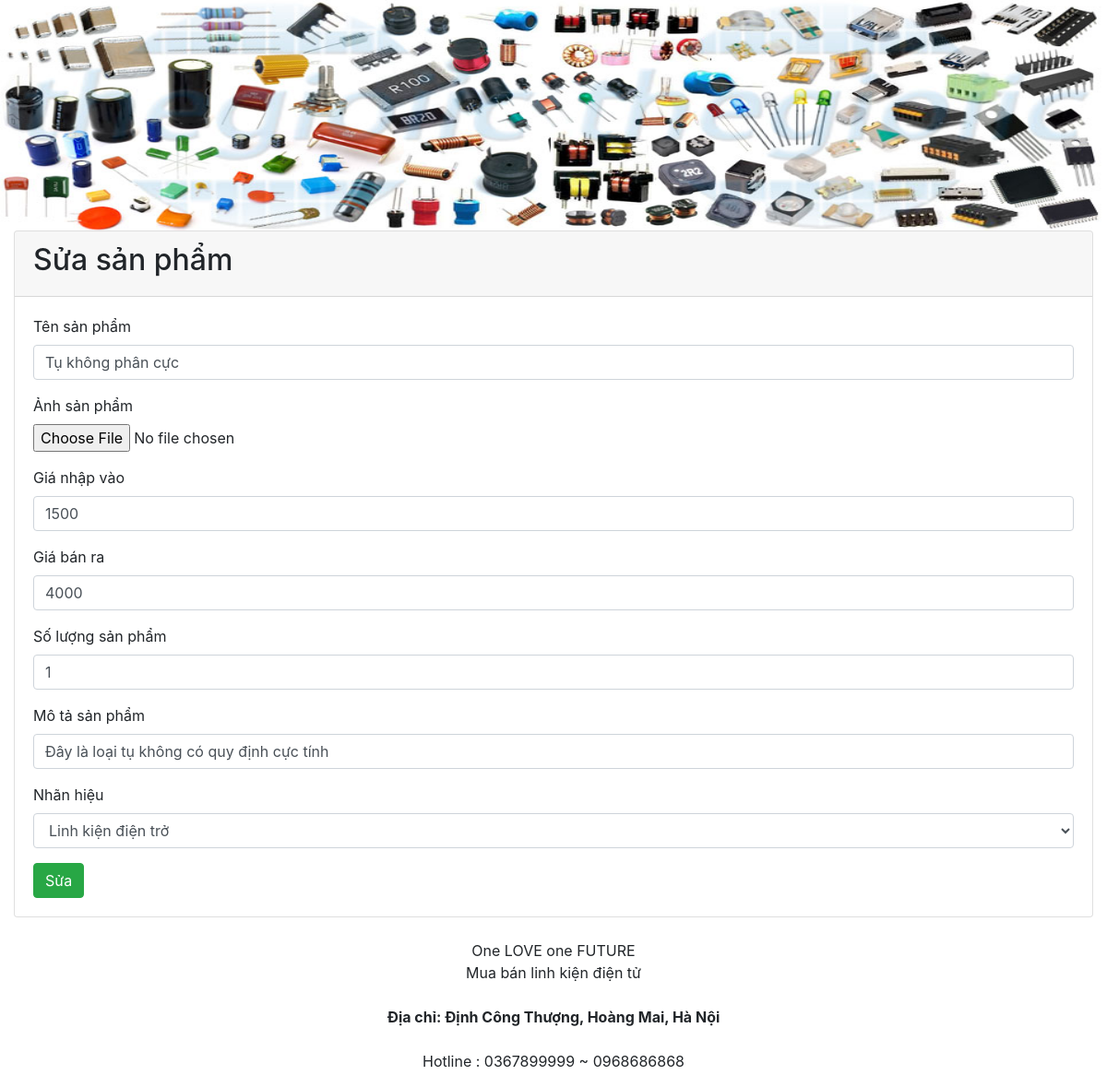
/index.php?page_layout=sua&id=2 (signed in), run on the app's committed database.
### tables this page shows
CREATE TABLE `products` (
  `prd_id` int(11) NOT NULL,
  `prd_name` varchar(255) NOT NULL,
  `image` char(50) NOT NULL,
  `price` int(10) NOT NULL,
  `price_in` int(11) NOT NULL,
  `quantity` int(10) NOT NULL,
  `description` varchar(500) NOT NULL,
  `brand_id` int(10) NOT NULL
);

### sanpham/sua.php (the view, shortened to what this page needs)
<?php
	$id = $_GET['id'];
	$sql_brand = "SELECT * FROM brands";
	$query_brand = mysqli_query($connect, $sql_brand);
	$sql_up = "SELECT * FROM products where prd_id = $id";
	$query_up =  mysqli_query($connect, $sql_up);
	$row_up = mysqli_fetch_assoc($query_up);
?>
<div class="container-fluid">
	<div class="card">
		<div class="card-header">
			<h2>Sửa sản phẩm</h2>
		</div>
		<div class="card-body">
			<form method="POST" enctype = "multipart/form-data">
				<div class="form-group">
					<label for="">Tên sản phẩm</label>
					<input type="text" name="prd_name" class= "form-control" required value="<?php  echo $row_up['prd_name'];   ?>">
				</div>
				<div class="form-group">
					<label for="">Ảnh sản phẩm</label> <br>
					<input type="file" name="image">
				</div>
				<div class="form-group">
					<label for="">Giá nhập vào</label>
					<input type="number" name="price_in" class= "form-control" required value="<?php  echo $row_up['price_in'];   ?>">
				</div>
				<div class="form-group">
					<label for="">Giá bán ra</label>
					<input type="number" name="price" class= "form-control" required value="<?php  echo $row_up['price'];   ?>">
				</div>
				<div class="form-group">
					<label for="">Số lượng sản phẩm</label>
					<input type="number" name="quantity" class= "form-control" required value="<?php  echo $row_up['quantity'];   ?>">
				</div>
				<div class="form-group">
					<label for="">Mô tả sản phẩm</label>
					<input type="text" name="description" class= "form-control" required value="<?php  echo $row_up['description'];   ?>">
				</div>
				<div class="form-group">
					<label for="">Nhãn hiệu</label>
					<select class="form-control" name="brand_id">
					<?php
						while($row_brand = mysqli_fetch_assoc($query_brand)){?>
							<option value="<?php echo $row_brand['brand_id'];  ?>"><?php echo $row_brand['brand_name'];  ?></option>
						<?php } ?>
				</select>
				</div>
				<button name="sbm" class="btn btn-success" type = "submit">Sửa</button>
			</form>
		</div>
	</div>
</div>

### data on the page
products: prd_name "Tụ không phân cực", price_in "1500", price "4000", quantity "1", description "Đây là loại tụ không có quy định cực tính"

### other printed values
form field brand_id "Linh kiện điện trở"
